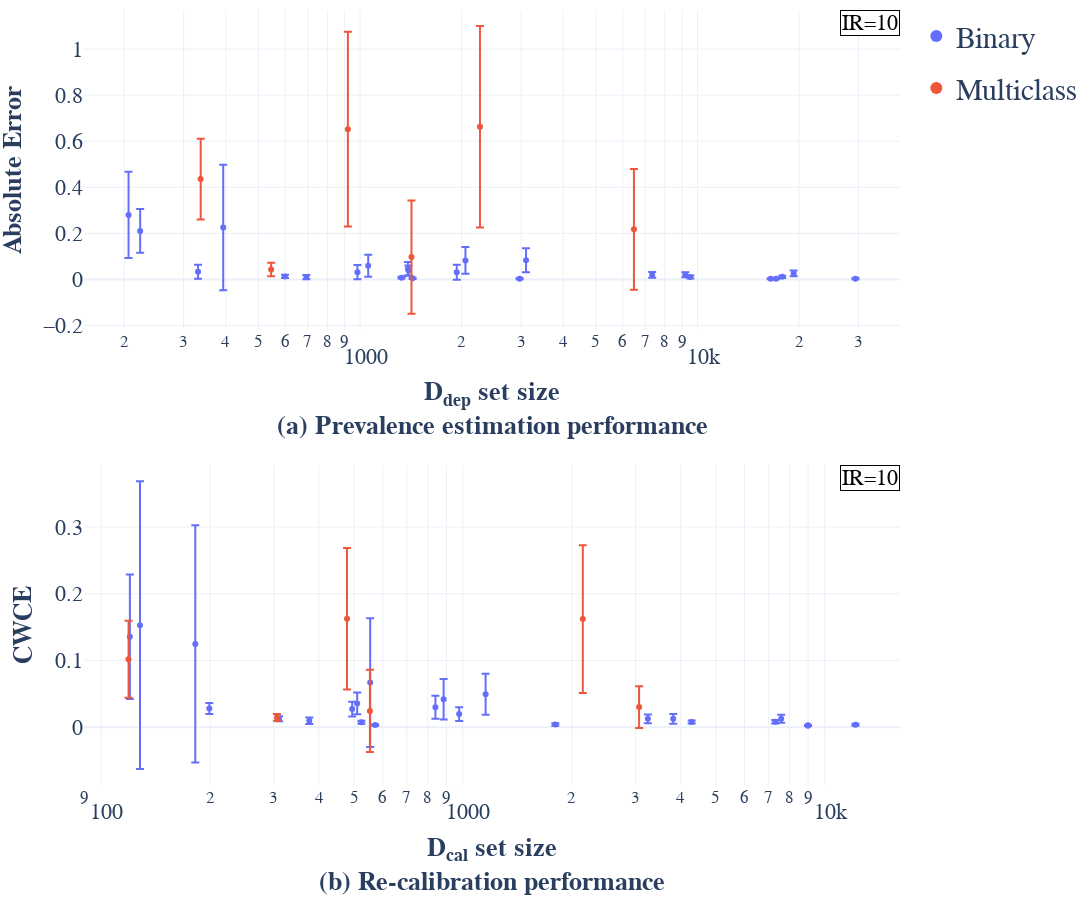

Notebook source saved alongside this figure:
### Code cell
fig

### Figure 1 — Plotly figure (JSON) as saved in the notebook; plotly's stock layout.template omitted (floating-point values rounded to 4 significant figures)
{"data": [{"error_y": {"array": [0.009298, 0.01107, 0.006447, 0.0049, 0.01252, 0.05222, 0.002421, 0.05833, 0.0127, 0.002103, 0.0021, 0.006985, 0.1872, 0.03059, 0.002926, 0.002935, 0.03116, 0.04797, 0.2723, 0.02999, 0.09495, 0.02131, 0.03301, 0.00395]}, "hovertemplate": "multiclass=False<br><b>Dataset size</b>=%{x}<br><b>Absolute error</b>=%{y}<extra></extra>", "legendgroup": "False", "marker": {"color": "#636efa", "symbol": "circle"}, "mode": "markers", "name": "Binary", "orientation": "v", "showlegend": true, "type": "scatter", "x": [693, 9201, 9516, 17818, 7339, 3103, 29373, 2052, 19268, 16474, 17080, 599, 206, 331, 2970, 1431, 982, 1057, 393, 1387, 223, 1390, 1934, 1327], "xaxis": "x", "y": [0.01037, 0.02019, 0.01047, 0.01144, 0.01978, 0.08294, 0.003295, 0.08259, 0.02626, 0.003177, 0.003297, 0.01293, 0.2799, 0.03332, 0.003422, 0.004906, 0.03156, 0.05961, 0.2258, 0.04619, 0.2106, 0.03929, 0.03119, 0.00777], "yaxis": "y"}, {"error_y": {"array": [0.02914, 0.1748, 0.4231, 0.4374, 0.2618, 0.2459]}, "hovertemplate": "multiclass=True<br><b>Dataset size</b>=%{x}<br><b>Absolute error</b>=%{y}<extra></extra>", "legendgroup": "True", "marker": {"color": "#EF553B", "symbol": "circle"}, "mode": "markers", "name": "Multiclass", "orientation": "v", "showlegend": true, "type": "scatter", "x": [545, 337, 920, 2266, 6479, 1420], "xaxis": "x", "y": [0.04276, 0.4355, 0.6524, 0.6629, 0.2174, 0.09714], "yaxis": "y"}, {"error_y": {"array": [0.00478, 0.007252, 0.002248, 0.00251, 0.006585, 0.03073, 0.001458, 0.03034, 0.005977, 0.0004672, 0.0005688, 0.00383, 0.09317, 0.008217, 0.001966, 0.001289, 0.01106, 0.01619, 0.1776, 0.09651, 0.2155, 0.01718, 0.01044, 0.002261]}, "hovertemplate": "multiclass=False<br><b>Dataset size</b>=%{x}<br><b>CWCE</b>=%{y}<extra></extra>", "legendgroup": "False", "marker": {"color": "#636efa", "symbol": "circle"}, "mode": "markers", "name": "False", "orientation": "v", "showlegend": false, "type": "scatter", "x": [376, 3812, 4288, 7298, 3244, 1155, 12159, 884, 7579, 8991, 8991, 310, 120, 199, 1800, 572, 494, 510, 182, 554, 128, 839, 976, 524], "xaxis": "x2", "y": [0.009752, 0.01268, 0.008078, 0.00833, 0.01263, 0.04963, 0.00386, 0.04215, 0.01277, 0.002899, 0.002333, 0.01279, 0.1357, 0.02817, 0.004169, 0.003434, 0.02735, 0.03581, 0.125, 0.06694, 0.153, 0.03016, 0.01975, 0.00767], "yaxis": "y2"}, {"error_y": {"array": [0.005023, 0.05763, 0.1061, 0.1107, 0.03134, 0.0615]}, "hovertemplate": "multiclass=True<br><b>Dataset size</b>=%{x}<br><b>CWCE</b>=%{y}<extra></extra>", "legendgroup": "True", "marker": {"color": "#EF553B", "symbol": "circle"}, "mode": "markers", "name": "True", "orientation": "v", "showlegend": false, "type": "scatter", "x": [306, 119, 478, 2144, 3068, 553], "xaxis": "x2", "y": [0.01476, 0.102, 0.1626, 0.1622, 0.03022, 0.02457], "yaxis": "y2"}], "layout": {"annotations": [{"bgcolor": "white", "bordercolor": "black", "borderwidth": 1, "font": {"color": "black", "size": 22}, "showarrow": false, "text": "IR=10", "x": 1, "xanchor": "right", "xref": "paper", "y": 1.0, "yanchor": "top", "yref": "paper"}, {"bgcolor": "white", "bordercolor": "black", "borderwidth": 1, "font": {"color": "black", "size": 22}, "showarrow": false, "text": "IR=10", "x": 1, "xanchor": "right", "xref": "paper", "y": 0.4125, "yanchor": "top", "yref": "paper"}], "autosize": false, "font": {"family": "NewComputerModern10", "size": 22}, "height": 900, "legend": {"font": {"size": 30}, "itemsizing": "constant"}, "margin": {"b": 90, "t": 10}, "width": 1200, "xaxis": {"anchor": "y", "domain": [0, 1], "title": {"text": "<b>D<sub>dep</sub> set size<br>(a) Prevalence estimation performance</b>"}, "type": "log"}, "xaxis2": {"anchor": "y2", "domain": [0, 1], "title": {"text": "<b>D<sub>cal</sub> set size<br>(b) Re-calibration performance</b>"}, "type": "log"}, "yaxis": {"anchor": "x", "domain": [0.5875, 1.0], "title": {"text": "<b>Absolute Error</b>"}}, "yaxis2": {"anchor": "x2", "domain": [0, 0.4125], "title": {"text": "<b>CWCE</b>"}}}}
